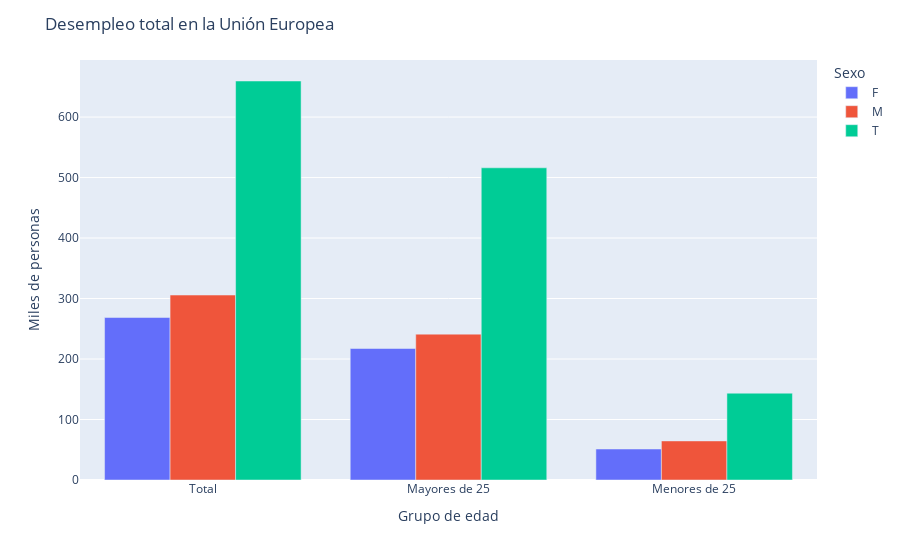

Notebook cell for this chart:
### Code cell
fig = px.bar(y=tot_th["Value"], x=tot_th["age"], color=tot_th["sex"], 
             barmode='group')
fig.update_layout(title="Desempleo total en la Unión Europea",
                  xaxis_title="Grupo de edad",
                  yaxis_title="Miles de personas",
                  legend_title="Sexo",
                  xaxis = dict(
                    tickvals = ['TOTAL', 'Y25-74', 'Y_LT25'],
                    ticktext = ['Total', 'Mayores de 25', 'Menores de 25']
                ))
fig.write_html("img2.html")
fig.show()

### Figure 1 — Plotly figure (JSON) as saved in the notebook; plotly's stock layout.template omitted (floating-point values rounded to 4 significant figures)
{"data": [{"alignmentgroup": "True", "hovertemplate": "color=F<br>x=%{x}<br>y=%{y}<extra></extra>", "legendgroup": "F", "marker": {"color": "#636efa"}, "name": "F", "offsetgroup": "F", "orientation": "v", "showlegend": true, "textposition": "auto", "type": "bar", "x": ["TOTAL", "Y25-74", "Y_LT25"], "xaxis": "x", "y": [268.6, 217.4, 51.25], "yaxis": "y"}, {"alignmentgroup": "True", "hovertemplate": "color=M<br>x=%{x}<br>y=%{y}<extra></extra>", "legendgroup": "M", "marker": {"color": "#EF553B"}, "name": "M", "offsetgroup": "M", "orientation": "v", "showlegend": true, "textposition": "auto", "type": "bar", "x": ["TOTAL", "Y25-74", "Y_LT25"], "xaxis": "x", "y": [305.7, 241.1, 64.58], "yaxis": "y"}, {"alignmentgroup": "True", "hovertemplate": "color=T<br>x=%{x}<br>y=%{y}<extra></extra>", "legendgroup": "T", "marker": {"color": "#00cc96"}, "name": "T", "offsetgroup": "T", "orientation": "v", "showlegend": true, "textposition": "auto", "type": "bar", "x": ["TOTAL", "Y25-74", "Y_LT25"], "xaxis": "x", "y": [659.6, 516.1, 143.5], "yaxis": "y"}], "layout": {"barmode": "group", "legend": {"title": {"text": "Sexo"}, "tracegroupgap": 0}, "margin": {"t": 60}, "title": {"text": "Desempleo total en la Unión Europea"}, "xaxis": {"anchor": "y", "domain": [0, 1], "ticktext": ["Total", "Mayores de 25", "Menores de 25"], "tickvals": ["TOTAL", "Y25-74", "Y_LT25"], "title": {"text": "Grupo de edad"}}, "yaxis": {"anchor": "x", "domain": [0, 1], "title": {"text": "Miles de personas"}}}}
